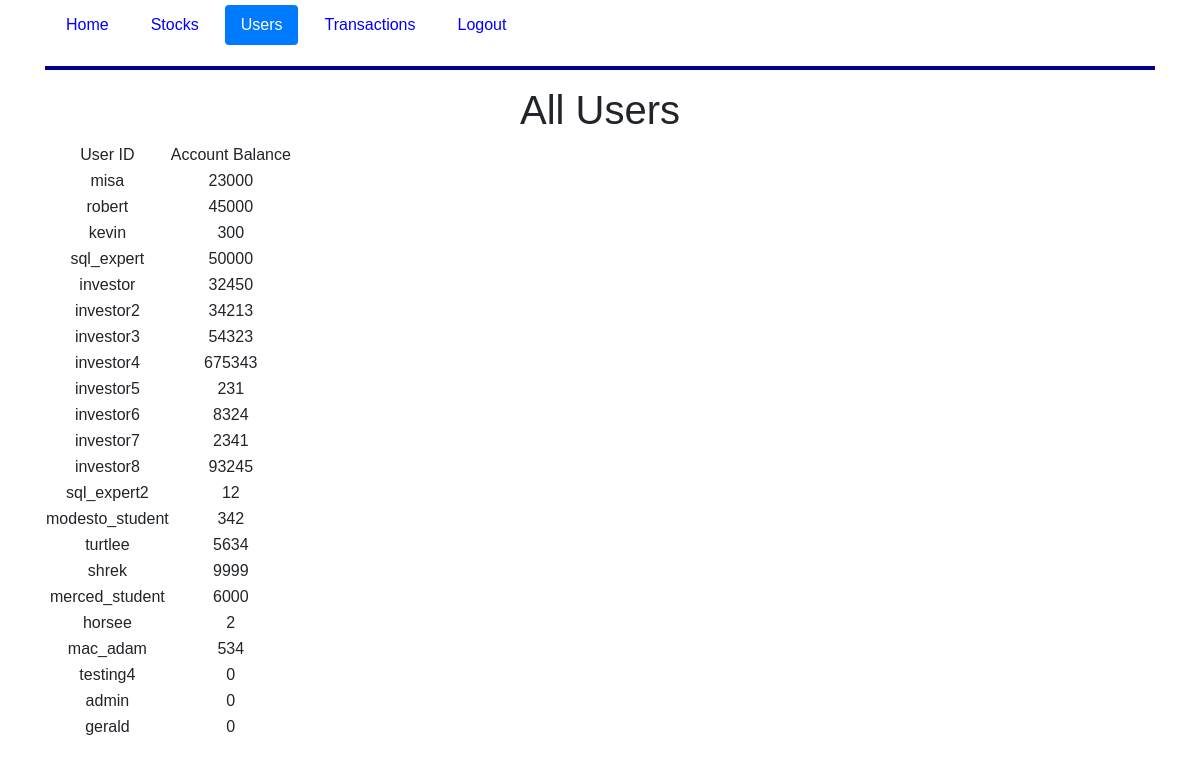
The app's page /users (signed in) with its own data.
### tables this page shows
CREATE TABLE users(
    u_userid integer primary key autoincrement,
    u_username text not null,
    u_password text not null,
    u_acctbal decimal(10,2) default 0.00
);

### application/routes.py (the view)
@app.route('/users')
def users():
    if session.get('username') != 'admin':
        return redirect('/home')
    conn = db
    db.row_factory = sqlite3.Row
    cur = db.cursor()
    cur.execute("SELECT * FROM users;")
    user_rows = cur.fetchall()
    return render_template('users.html', user_rows=user_rows, users=True)

### application/routes.py (called while the page is built)
@app.teardown_appcontext
def close_connection(exception):
    db = getattr(g, '_database', None)
    if db is not None:
        db.close()

### application/templates/users.html
{% extends "layout.html" %}
{% block content %}
    <div class="container">
        <div class="row">
            <div class="col-md-12 text-center">
                <h1>All Users</h1>
            </div>
        </div>
    </div>
    <table>
        <thead>
            <td>User ID</td>
            <td>Account Balance</td>
        </thead>
        {% for row in user_rows %}
            <tr>
                <td>{{row["u_username"]}}</td>
                <td>{{row["u_acctbal"]}}</td>
            </tr>
        {% endfor %}
    </table>
{% endblock %}

### application/templates/layout.html (shortened to what this page needs)
<!DOCTYPE html>
<html>
<head>
    <link rel="stylesheet" href="https://maxcdn.bootstrapcdn.com/bootstrap/4.0.0/css/bootstrap.min.css"
>
    <link rel="stylesheet" href="{{ url_for('static',filename='css/main.css')}}"/>
</head>
<body>
<div class="container">
    {% if session['username'] == 'admin' %}
        {% include "includes/admin_nav.html" %}
    {% else %}
        {% include "includes/nav.html" %}
    {% endif %}
    {% block content %}
    {% endblock %}
</div>
</body>
</html>

### application/templates/includes/admin_nav.html (shortened to what this page needs)
<header>
    <nav>
        <ul class="nav nav-pills">
            <li class="nav-item"><a href="{{ url_for('admin') }}" class="nav-link {% if admin %}active{% endif %}">Home</a></li>
            <li class="nav-item"><a href="{{ url_for('stocks') }}" class="nav-link {% if stocks %}active{% endif %}">Stocks</a></li>
            <li class="nav-item"><a href="{{ url_for('users') }}" class="nav-link {% if users %}active{% endif %}">Users</a></li>
            <li class="nav-item"><a href="{{ url_for('transactions') }}" class="nav-link {% if transactions %}active{% endif %}">Transactions</a></li>
            {% if not session['username'] %}
            <li class="nav-item"><a href="{{ url_for('login') }}" class="nav-link {% if login %}active{% endif %}">Login</a></li>
            {% else %}
            <li class="nav-item"><a href="{{ url_for('logout') }}" class="nav-link">Logout</a></li>
            {% endif %}
        </ul>
    </nav>
    <hr style="clear:both">

### application/static/css/main.css (style rules this page uses)
* { box-sizing: border-box; }
*:before, *:after { box-sizing: border-box; }
html, body { font-family: Arial, Helvetica, sans-serif; height: 100%; position: relative; margin:0px; }
header { text-align: center; }
li { display: inline; padding: 5px; }
a { text-decoration: none; color: blue; }
hr { width: 100%; height:4px; margin-left: auto; margin-right: auto; background-color: darkblue; border: 0 none; }

### records on screen
users: u_username "misa", u_acctbal "23000"
users: u_username "robert", u_acctbal "45000"
users: u_username "kevin", u_acctbal "300"
users: u_username "sql_expert", u_acctbal "50000"
users: u_username "investor", u_acctbal "32450"
users: u_username "investor2", u_acctbal "34213"
users: u_username "investor3", u_acctbal "54323"
users: u_username "investor4", u_acctbal "675343"
users: u_username "investor5", u_acctbal "231"
users: u_username "investor6", u_acctbal "8324"
users: u_username "investor7", u_acctbal "2341"
users: u_username "investor8", u_acctbal "93245"
users: u_username "sql_expert2", u_acctbal "12"
users: u_username "modesto_student", u_acctbal "342"
users: u_username "turtlee", u_acctbal "5634"
users: u_username "shrek", u_acctbal "9999"
users: u_username "merced_student", u_acctbal "6000"
users: u_username "horsee", u_acctbal "2"
users: u_username "mac_adam", u_acctbal "534"
users: u_username "testing4", u_acctbal "0"
users: u_username "admin", u_acctbal "0"
users: u_username "gerald", u_acctbal "0"
